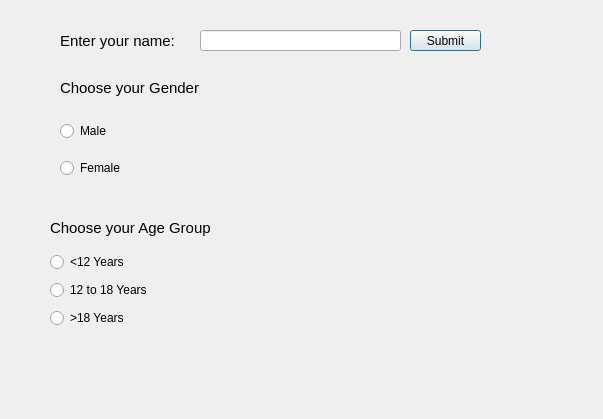
<?xml version="1.0" encoding="UTF-8"?>
<ui version="4.0">
 <class>Dialog</class>
 <widget class="QDialog" name="Dialog">
  <property name="geometry">
   <rect>
    <x>0</x>
    <y>0</y>
    <width>603</width>
    <height>419</height>
   </rect>
  </property>
  <property name="font">
   <font>
    <pointsize>9</pointsize>
   </font>
  </property>
  <property name="windowTitle">
   <string>Dialog</string>
  </property>
  <widget class="QLabel" name="label">
   <property name="geometry">
    <rect>
     <x>60</x>
     <y>80</y>
     <width>161</width>
     <height>16</height>
    </rect>
   </property>
   <property name="font">
    <font>
     <pointsize>11</pointsize>
    </font>
   </property>
   <property name="text">
    <string>Choose your Gender</string>
   </property>
  </widget>
  <widget class="QLabel" name="label_2">
   <property name="geometry">
    <rect>
     <x>50</x>
     <y>220</y>
     <width>191</width>
     <height>16</height>
    </rect>
   </property>
   <property name="font">
    <font>
     <pointsize>11</pointsize>
    </font>
   </property>
   <property name="text">
    <string>Choose your Age Group</string>
   </property>
  </widget>
  <widget class="QLabel" name="Result">
   <property name="geometry">
    <rect>
     <x>40</x>
     <y>350</y>
     <width>471</width>
     <height>61</height>
    </rect>
   </property>
   <property name="font">
    <font>
     <family>Ubuntu</family>
     <pointsize>12</pointsize>
    </font>
   </property>
   <property name="text">
    <string/>
   </property>
  </widget>
  <widget class="QLabel" name="label_4">
   <property name="geometry">
    <rect>
     <x>60</x>
     <y>30</y>
     <width>141</width>
     <height>21</height>
    </rect>
   </property>
   <property name="font">
    <font>
     <pointsize>11</pointsize>
    </font>
   </property>
   <property name="text">
    <string>Enter your name: </string>
   </property>
  </widget>
  <widget class="QPushButton" name="Submit">
   <property name="geometry">
    <rect>
     <x>410</x>
     <y>30</y>
     <width>71</width>
     <height>21</height>
    </rect>
   </property>
   <property name="text">
    <string>Submit</string>
   </property>
  </widget>
  <widget class="QLineEdit" name="Name">
   <property name="geometry">
    <rect>
     <x>200</x>
     <y>30</y>
     <width>201</width>
     <height>21</height>
    </rect>
   </property>
  </widget>
  <widget class="QWidget" name="verticalLayoutWidget">
   <property name="geometry">
    <rect>
     <x>60</x>
     <y>110</y>
     <width>160</width>
     <height>80</height>
    </rect>
   </property>
   <layout class="QVBoxLayout" name="verticalLayout_2">
    <item>
     <widget class="QRadioButton" name="Male">
      <property name="text">
       <string>Male</string>
      </property>
      <property name="autoRepeat">
       <bool>false</bool>
      </property>
     </widget>
    </item>
    <item>
     <widget class="QRadioButton" name="Female">
      <property name="text">
       <string>Female</string>
      </property>
     </widget>
    </item>
   </layout>
  </widget>
  <widget class="QWidget" name="verticalLayoutWidget_2">
   <property name="geometry">
    <rect>
     <x>50</x>
     <y>250</y>
     <width>160</width>
     <height>80</height>
    </rect>
   </property>
   <layout class="QVBoxLayout" name="verticalLayout_3">
    <item>
     <widget class="QRadioButton" name="kid">
      <property name="text">
       <string>&lt;12 Years</string>
      </property>
     </widget>
    </item>
    <item>
     <widget class="QRadioButton" name="teenager">
      <property name="text">
       <string>12 to 18 Years</string>
      </property>
     </widget>
    </item>
    <item>
     <widget class="QRadioButton" name="adult">
      <property name="text">
       <string>&gt;18 Years</string>
      </property>
     </widget>
    </item>
   </layout>
  </widget>
 </widget>
 <resources/>
 <connections/>
</ui>
